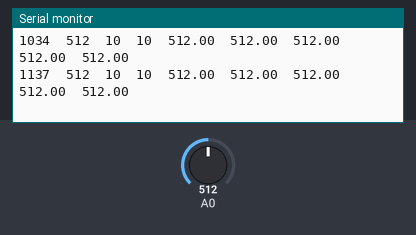
The sketch below on a simulated Arduino Uno, built with avr-gcc and run on an emulated ATmega328P. Parts: the last lines printed to the serial monitor. The inputs (shaded band) are chosen by the test bench; at power-on: A0 = 512.

Above: at 1.2 s.
1.3 s: A0 set to 716
At 2.07 s:
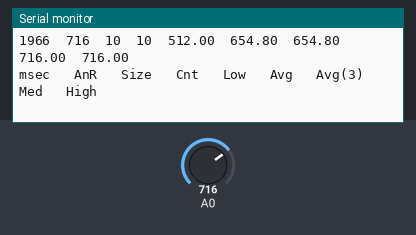
2.8 s: A0 set to 900
At 2.8 s:
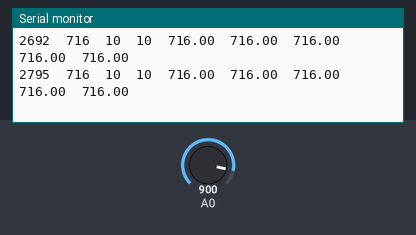
Timing chart, 0 to 5.8 s (numbered marks = the images above; inputs shaded):
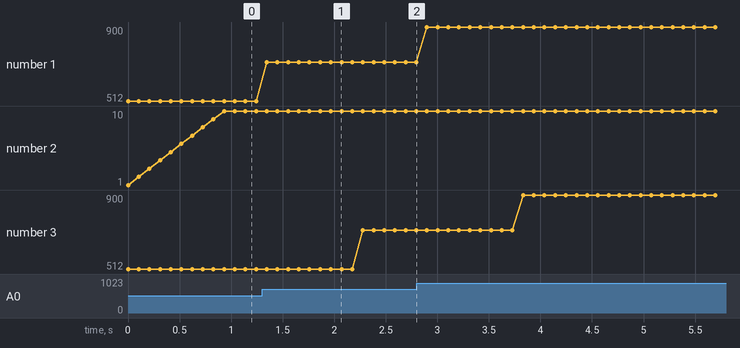

The sketch:

IRsensorMEDIAN.ino
```cpp
//
//    FILE: RunningMedian2.ino
//  AUTHOR: Rob Tillaart ( kudos to Sembazuru)
// VERSION: 0.1.00
// PURPOSE: demo
//    DATE: 2013-10-17
//     URL:
//
// Released to the public domain
//

#include "RunningMedian.h"

RunningMedian samples = RunningMedian(10);

int array[10];
long count = 0;

void setup()
{
  Serial.begin(115200);
}

void loop()
{
  test1();
}

void test1()
{
  if (count % 20 == 0) Serial.println(F("\nmsec \tAnR \tSize \tCnt \tLow \tAvg \tAvg(3) \tMed \tHigh"));
  count++;

  long x = analogRead(A0);

  samples.add(x);

  float l = samples.getLowest();
  float m = samples.getMedian();
  float a = samples.getAverage();
  float a3 = samples.getAverage(3);
  float h = samples.getHighest();
  int s = samples.getSize();
  int c = samples.getCount();

  Serial.print(millis());
  Serial.print('\t');
  Serial.print(x);
  Serial.print('\t');
  Serial.print(s);
  Serial.print('\t');
  Serial.print(c);
  Serial.print('\t');
  Serial.print(l);
  Serial.print('\t');
  Serial.print(a, 2);
  Serial.print('\t');
  Serial.print(a3, 2);
  Serial.print('\t');
  Serial.print(m);
  Serial.print('\t');
  Serial.println(h);
  delay(100);
}
```

Measured:
- after the input at 1.3 s, the serial monitor: prints a new line after 0.05 s (image 1)
- plotted number 1: 512 → 716 after the input at 1.3 s
- plotted number 3: 512 → 716 after the input at 1.3 s
